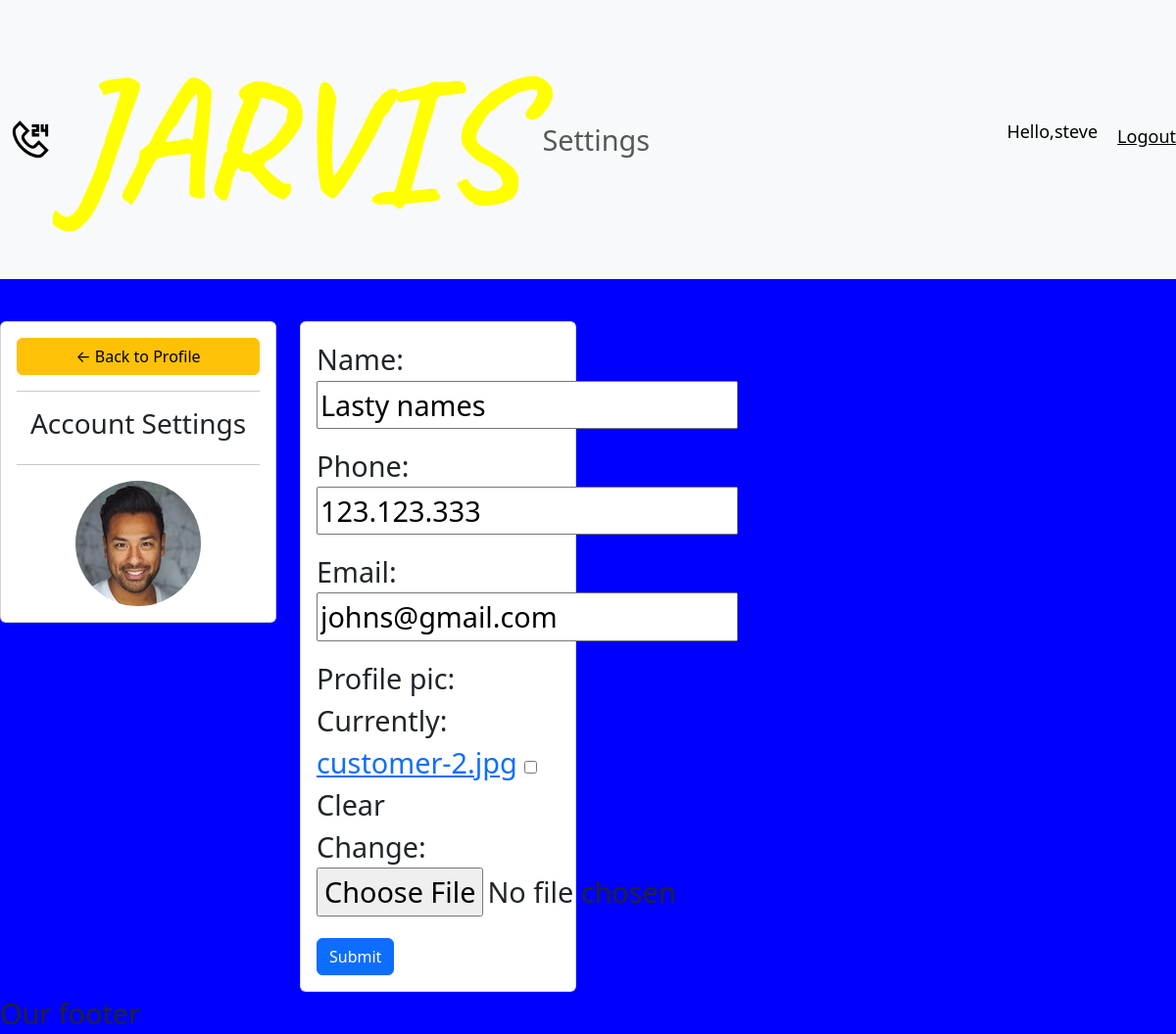
/account/ (signed in), run on the app's committed database.
### accounts/models.py (models this page shows, shortened)
class Customer(models.Model):
    user = models.OneToOneField(User, null=True, blank=True, on_delete=models.CASCADE)
    name = models.CharField(max_length=255, null=True)
    phone = models.CharField(max_length=255, null=True)
    email = models.CharField(max_length=255, null=True)
    profile_pic = models.ImageField(default="profile.png",null=True, blank=True)
    date_created = models.DateTimeField(auto_now_add=True, null=True)

### accounts/decorators.py (the view)
        def wrapper_func(request, *args, **kwargs):
            group = request.user.groups.all()[0].name
            if group in allowed_roles:
                return view_func(request, *args, **kwargs)
            else:
                return HttpResponse('You are not authorised to view this page')

### accounts/forms.py
class CustomerForm(ModelForm):
    class Meta:
        model = Customer
        fields = '__all__'
        exclude = ['user']

### accounts/views.py (called while the page is built)
@login_required(login_url='login')
@allowed_users(allowed_roles=['customer'])
def accountSettings(request):
    customer = request.user.customer
    form = CustomerForm(instance=customer)
    if request.method == 'POST':
        form = CustomerForm(request.POST, request.FILES, instance=customer)
        if form.is_valid():
            form.save()
    context = {'form': form}
    return render(request, 'accounts/accounts_settings.html', context)

### accounts/templates/accounts/accounts_settings.html (shortened to what this page needs)
{% extends 'accounts/main.html' %}
{% load static %}
{% block content %}
<br>
<div class="row">
    <div class="col-md-3">
        <div class="card card-body">
            <a class="btn btn-warning" href="{% url 'home' %}"> &#8592; Back to Profile</a>
            <hr>
            <h3 style="text-align: center">Account Settings</h3>
            <hr>
            <img class="profile-pic" src="{{request.user.customer.profile_pic.url}}">
        </div>
    </div>
    <div class="col-md-3">
        <div class="card card-body">
            <form method="POST" action="" enctype="multipart/form-data">
                {{ form.as_p }}
                <input class="btn btn-primary" type="submit" name="Update Information">
            </form>
        </div>
    </div>
</div>
{% endblock %}

### accounts/templates/accounts/navbar.html (shortened to what this page needs)
{% load static %}
<nav class="navbar navbar-expand-lg bg-body-tertiary">
    <div class="container-fluid">
        <a class="navbar-brand" href="#">
            <img src="{% static 'images/customer.svg' %}" alt="Customer Icon">
            <span>Jarvis</span>
        </a>
        <div class="collapse navbar-collapse" id="navbarNav">
            <ul class="navbar-nav">
                {% if request.user.is_staff %}
                <li class="nav-item">
                    <a class="nav-link active" aria-current="page" href="{% url 'home' %}">Dashboard</a>
                </li>
                <li class="nav-item">
                    <a class="nav-link" href="{% url 'products' %}">Products</a>
                </li>
                {% else %}
                <li class="nav-item">
                    <a class="nav-link" href="{% url 'account' %}">Settings</a>
                </li>
                {% endif %}
            </ul>
        </div>
    </div>
    <p class="hello-msg">Hello,{{request.user}}</p>
    <p><a class="hello-msg" href="{% url 'logout' %}">Logout</a></p>
</nav>

### static/css/main.css (style rules this page uses)
body { font-size:1.8rem; background-color:blue; }
.navbar-brand { display:flex; align-items:center; gap:.8rem; font-size:10.8rem; color:yellow; }
.navbar-brand img { max-width:2.4rem; }

### accounts/templates/accounts/navbar.html (style rules this page uses)
.hello-msg { font-size:18px; color:#000; margin-left:20px; }
.navbar-brand span { font-family: 'Caveat', cursive; text-transform:uppercase; font-weight:700; }

### accounts/templates/accounts/accounts_settings.html (style rules this page uses)
.profile-pic { max-width:200px; max-height:200px; margin:0 auto; border-radius:50%; }

### data on the page
Customer: name "Lasty names", phone "123.123.333", email "johns@gmail.com"

### other printed values
{{ request.user }} "steve"
